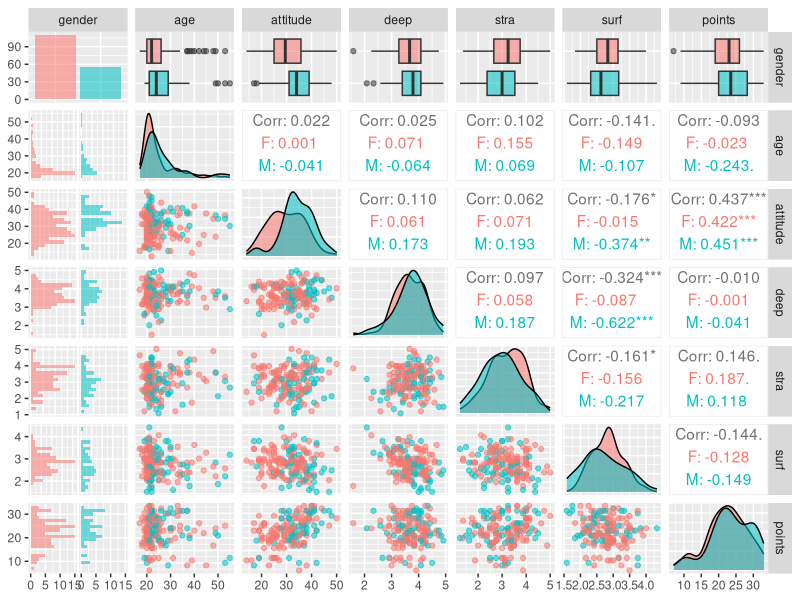
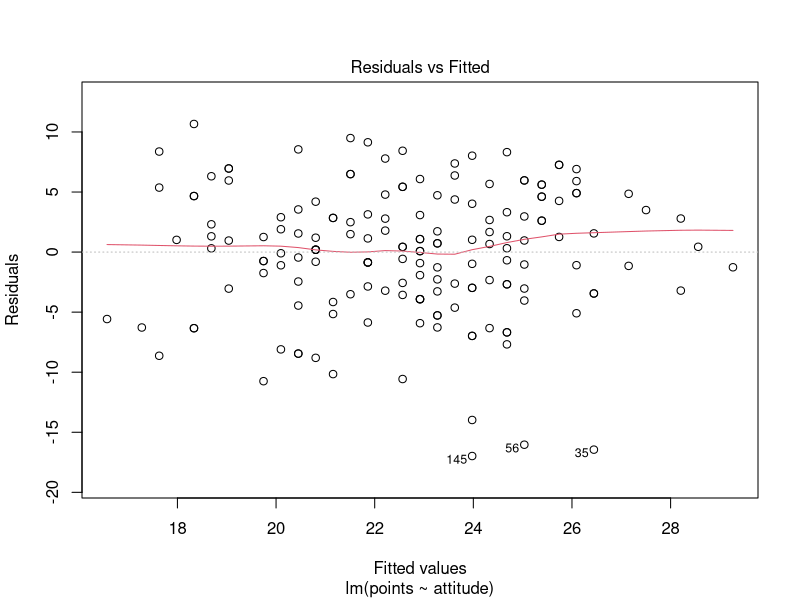
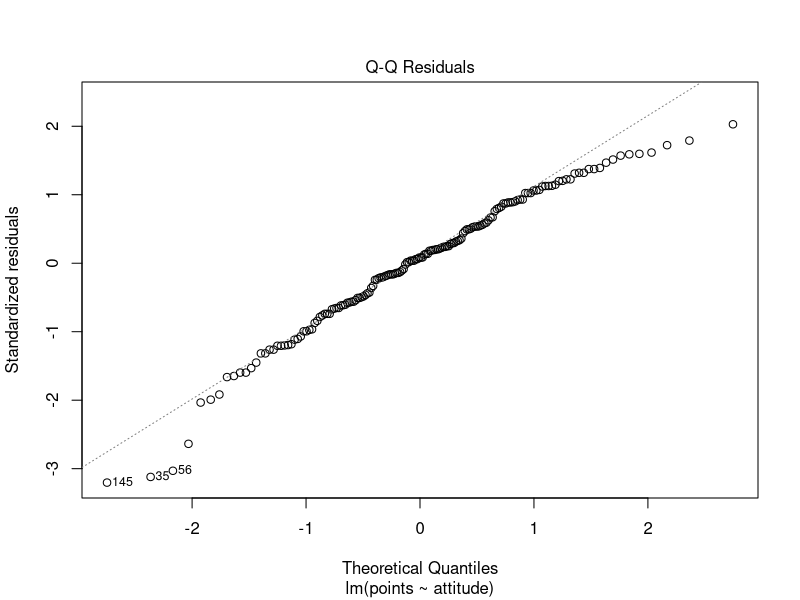
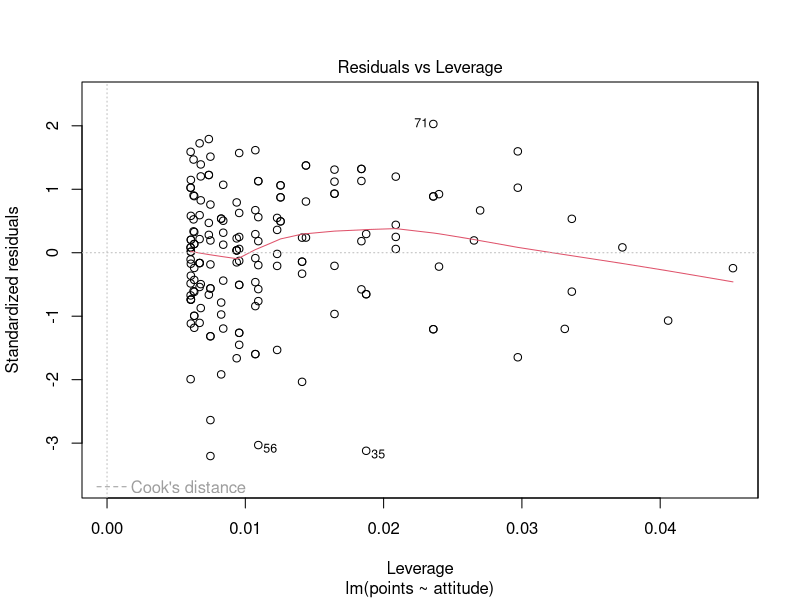

Reproduce these figures in R, in order.
## ---- chunk 1
library(dplyr)
library(GGally)
library(ggplot2)
## ---- chunk 2
my_data <- read.table("data/analysis_lrn2014.csv", sep = ";")
str(my_data)
## ---- chunk 3
ggpairs(my_data, mapping = aes(col = my_data$gender, alpha=0.3),lower = list(combo = wrap("facethist", bins = 20)))
## ---- chunk 4
model <- lm(points ~ attitude + stra + surf, data = my_data)
summary(model)
## ---- chunk 5
model <- lm(points ~ attitude, data = my_data)
summary(model)
## ---- chunk 6
plot(model, which = c(1,2,5))
